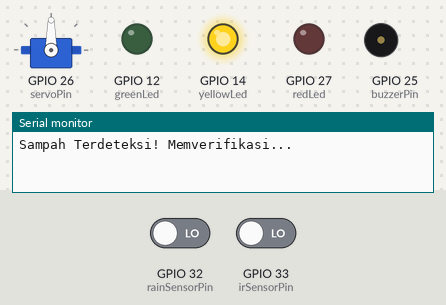
Recording of a sketch running on a simulated ESP32. On the bench: servo, output pins drawn as LEDs (lit = HIGH), buzzer (waves = sounding, pin HIGH), the last lines printed to the serial monitor. The inputs (shaded band) are chosen by the test bench; at power-on: GPIO 33 (irSensorPin) LOW, GPIO 32 (rainSensorPin) LOW.

Above: at 1.2 s.
1.3 s: GPIO 33 (irSensorPin) driven HIGH
At 1.7 s:
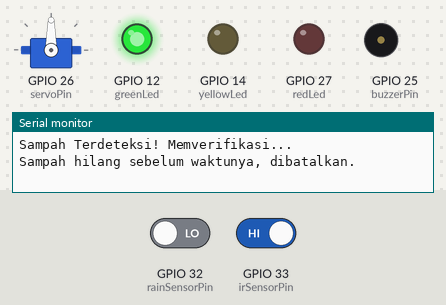
2.9 s: GPIO 33 (irSensorPin) driven LOW
At 5.4 s:
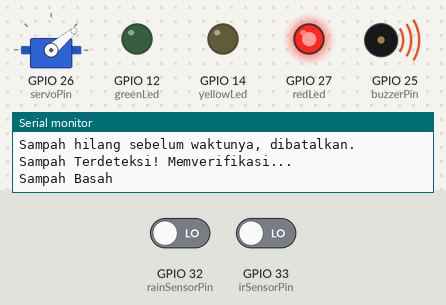
At 6.96 s:
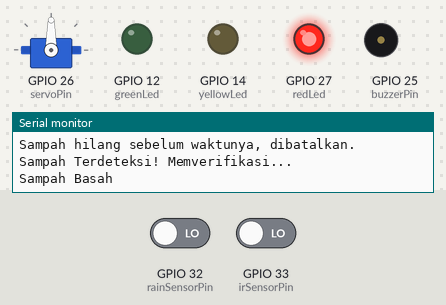
Timing chart, 0 to 18.2 s (numbered marks = the images above; inputs shaded):
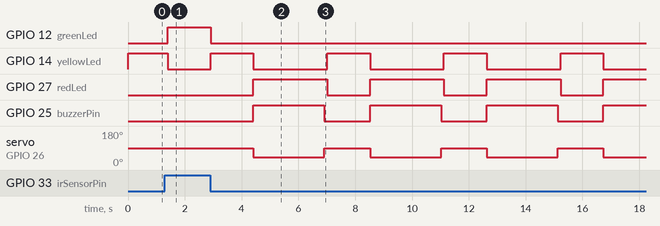

The sketch:

code.ino
```cpp
#include <ESP32Servo.h>

// Pin Setup
const int irSensorPin = 33;
const int rainSensorPin = 32;
const int servoPin = 26;

const int redLed = 27;
const int yellowLed = 14;
const int greenLed = 12;

const int buzzerPin = 25;

Servo pemilah;

void setup() {
  Serial.begin(115200);

  pinMode(irSensorPin, INPUT);
  pinMode(rainSensorPin, INPUT);

  pinMode(redLed, OUTPUT);
  pinMode(yellowLed, OUTPUT);
  pinMode(greenLed, OUTPUT);
  pinMode(buzzerPin, OUTPUT);

  pemilah.attach(servoPin);

  digitalWrite(redLed, LOW);
  digitalWrite(yellowLed, LOW);
  digitalWrite(greenLed, HIGH);
  pemilah.write(90);
}

void loop() {
  bool adaSampah = digitalRead(irSensorPin) == LOW;

  if (adaSampah) {
    Serial.println("Sampah Terdeteksi! Memverifikasi...");

    digitalWrite(redLed, LOW);
    digitalWrite(yellowLed, HIGH);
    digitalWrite(greenLed, LOW);

    unsigned long startTime = millis();
    bool tetapAdaSampah = true;

    while (millis() - startTime < 1500) {
      if (digitalRead(irSensorPin) == HIGH) {
        tetapAdaSampah = false;
        Serial.println("Sampah hilang sebelum waktunya, dibatalkan.");
        break;
      }
      delay(10);
    }

    if (tetapAdaSampah) {
      bool sampahBasah = digitalRead(rainSensorPin) == LOW;

      if (sampahBasah) {
        Serial.println("Sampah Basah");
        pemilah.write(40);
      } else {
        Serial.println("Sampah Tidak Basah");
        pemilah.write(135);
      }

      digitalWrite(redLed, HIGH);
      digitalWrite(yellowLed, LOW);
      digitalWrite(greenLed, LOW);

      digitalWrite(buzzerPin, HIGH);
      delay(2500);
      digitalWrite(buzzerPin, LOW);
      pemilah.write(90);
    }
  } else {
    digitalWrite(redLed, LOW);
    digitalWrite(yellowLed, LOW);
    digitalWrite(greenLed, HIGH);
    pemilah.write(90);
  }

  delay(100);
}
```

Measured:
- after the input at 1.3 s, GPIO 12 (greenLed): LOW → HIGH after 0.11 s; GPIO 27 (redLed), GPIO 25 (buzzerPin): stays LOW (without the input it goes to HIGH after 0.21 s); servo on GPIO 26 (servoPin): stays 90° (without the input it goes to 40° after 0.21 s)
- after the input at 2.9 s, GPIO 12 (greenLed): HIGH → LOW at once; GPIO 14 (yellowLed): alternates HIGH for 1.5 s and LOW for 2.6 s, starting at once
